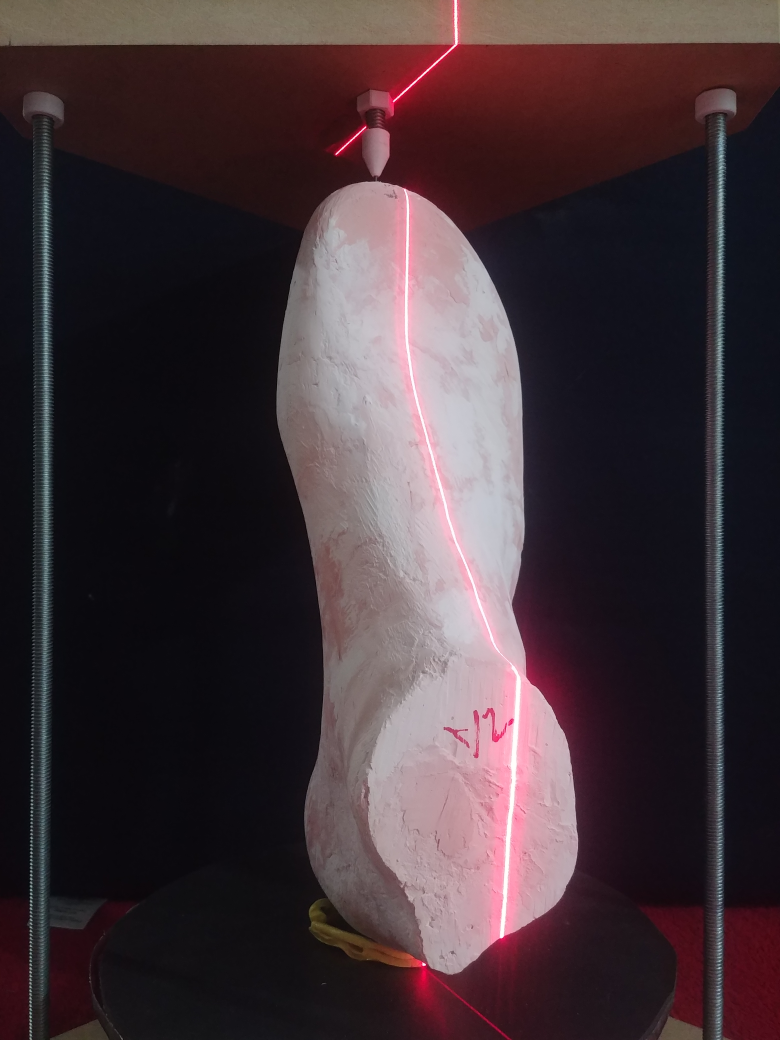
#> input picture scans/20220412143302/color_0000.jpg, 3120 x 4160 px, found by its file name (shown at 1/4 size); its folder holds only this picture in this run
$ python laser_angle_test.py
#> lines starting #> are read from the running program, lines starting #| are printed output that depends on the picture
import math
from os import getcwd

import cv2

from parser import points_triangulate
from parser_roi import get_roi_by_path
from parser_util import points_max_cols

threshold = 8
scan_dir = '20221220085549'
scan_path = getcwd() + "\\scans\\" + scan_dir

# mentioning absolute path of the image

pic_num = 0
right = scan_path + "\\right_%04d.jpg" % pic_num
left = scan_path + "\\left_%04d.jpg" % pic_num
color = scan_path + "\\color_%04d.jpg" % pic_num

image_orig = cv2.imread(color)
#> image_orig is the input picture: shape (4160, 3120, 3); mean B, G, R 57.1, 52, 66.8
image_r = cv2.imread(right, 0)
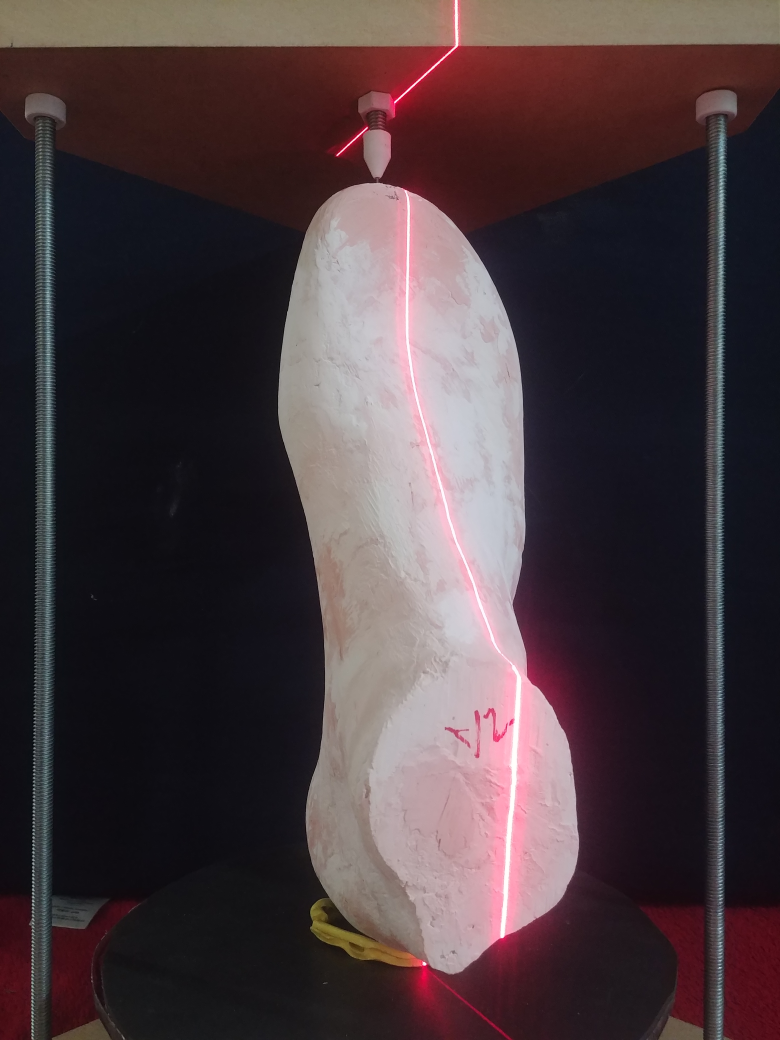
#> input picture scans/20220412150853/right_0000.jpg, 3120 x 4160 px, found by its file name (shown at 1/4 size)
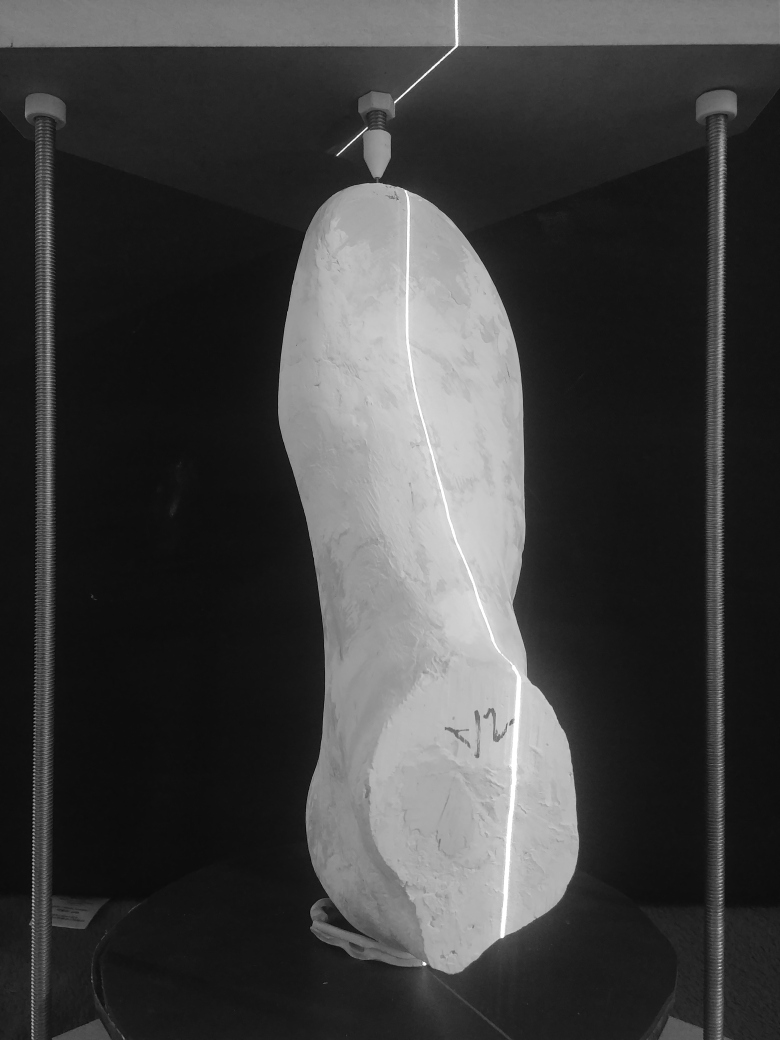
#> image_r: shape (4160, 3120) (shown at 1/4 size); min 0, max 255, mean 63.8
image_c = cv2.imread(color, 0)
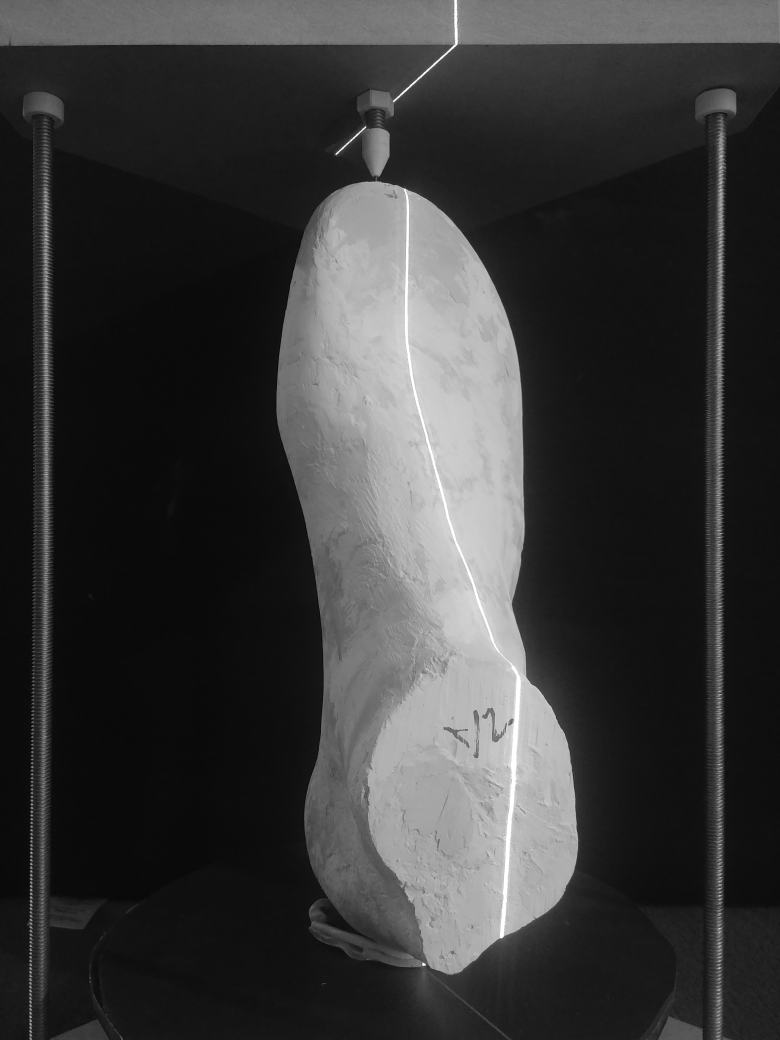
#> image_c: shape (4160, 3120) (shown at 1/4 size); min 0, max 255, mean 57
image_l = cv2.imread(left, 0)

Rh, Rw = image_r.shape
#> Rh = 4160; Rw = 3120
print(Rh, Rw)
#| 4160 3120
r = 3.0
w = int(float(Rw) / r)
#> w = 1040
h = int(float(Rh) / r)
#> h = 1386
print(h, w)
#| 1386 1040

image_dr = cv2.subtract(image_r, image_c)
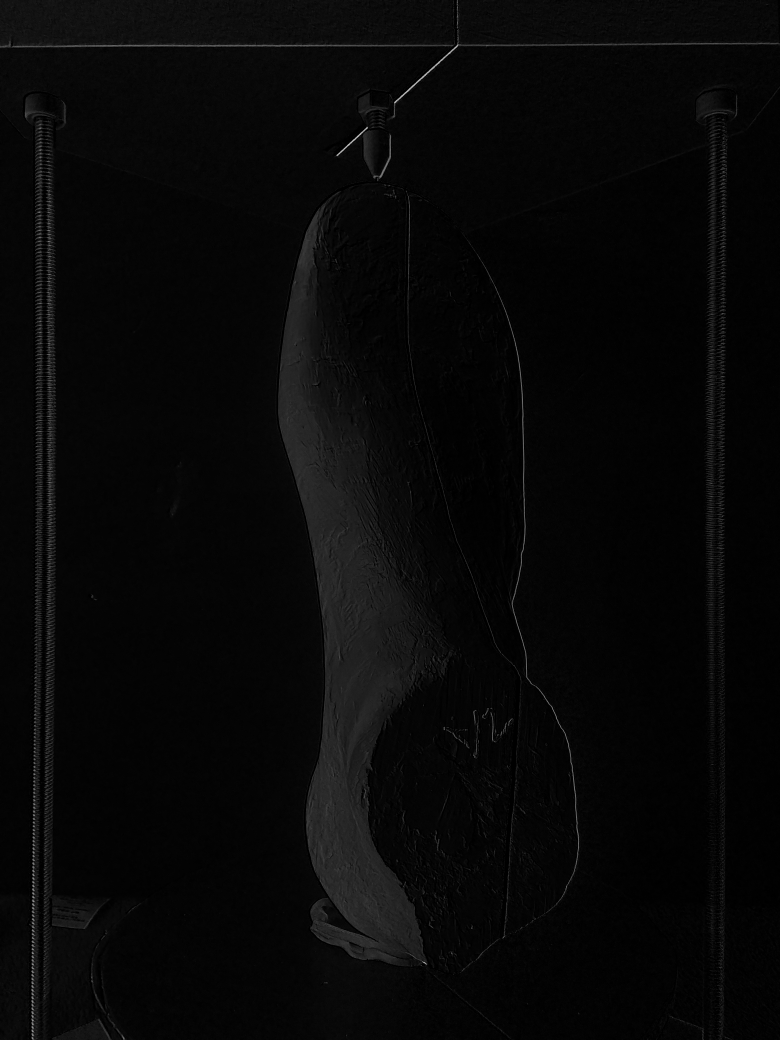
#> image_dr: shape (4160, 3120) (shown at 1/4 size); min 0, max 221, mean 7.5
#> (the run stopped early here; a loop or call above may not have finished)
